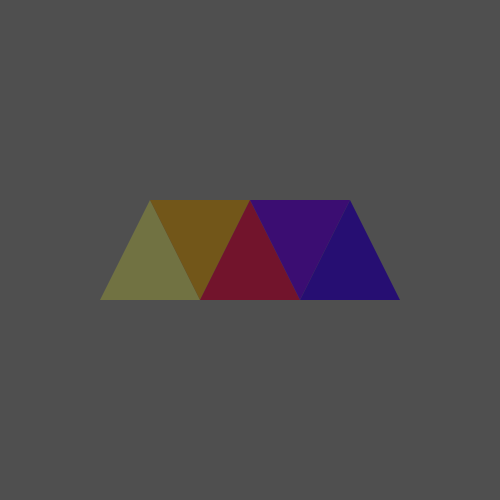
Frame 1 (no input)
Frame 60 (the mouse pressed at the canvas centre just before this capture): identical to frame 1, image omitted
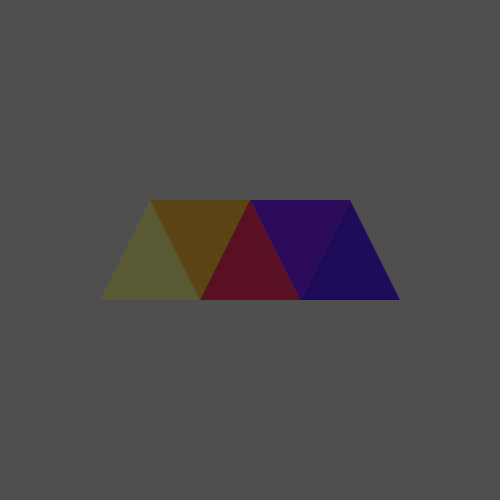
Frame 120 (the mouse held since frame 60 and released just before this capture)

The Processing sketch that drew these frames (run headless with seeded random() and noise(); from frame 60 on, the mouse is pressed at the canvas centre):

// Processing sketch: processing_172219
// ── processing_172219.pde

float zaehler = 0;

void setup ()
{
  size (500,500);
    colorMode (HSB,360,100,100);
  background (254,0,31);
  
}

void draw ()
{
  background (254,0,31);
  
 float zaehler_maus = map(mouseX,0,width,0.0000001,0.2);
  float intens = map(sin(zaehler),-1,1,0,50);

  noStroke();
  fill(62,42,20+intens);
  triangle(100,300,200,300,150,200);
  fill (41,78,20+intens);
  triangle(150,200,250,200,200,300);
  fill (345,82,20+intens);
triangle (250,200,200,300,300,300);
fill (267,88,20+intens);
triangle (250,200,300,300,350,200);
fill (254,87,20+intens);
triangle (350,200,300,300,400,300);
//zaehler += 0.02;
zaehler += zaehler_maus;

}
